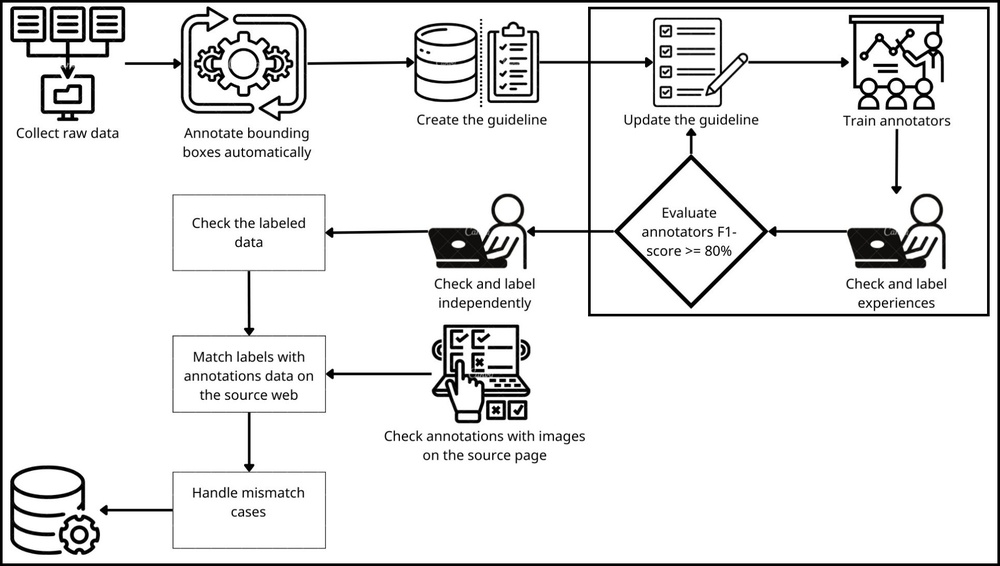
#> input picture Assets/data_pipeline_en.jpg, 1000 x 566 px, shrunk from 1930 x 1093 before the run
$ python preprocess_generator.py --input_dir Assets
#> lines starting #> are read from the running program, lines starting #| are printed output that depends on the picture; after the words box and inside, x2 and y2 are one past the last pixel; in counts of white or black regions, pixels touching at a corner belong together
from argparse import ArgumentParser
from tqdm import tqdm
import numpy as np
import cv2
import os

ap = ArgumentParser()
ap.add_argument('-i', '--input_dir', required=True, help='Path to images directory')
ap.add_argument('-o', '--output_dir', required=False, help='Images directory after rotation')
args = vars(ap.parse_args())

script_dir = os.path.dirname(os.path.abspath(__file__))
input_dir = os.path.join(script_dir, args['input_dir']).strip('/')
output_dir = os.path.join(script_dir, args['output_dir'] or input_dir + ' - Preprocess')


def read_unicode_image_path(image_path):
    stream = bytearray(open(image_path, 'rb').read())
    stream = np.asarray(stream, dtype=np.uint8)
    return cv2.imdecode(stream, cv2.IMREAD_UNCHANGED)
#> returned value is the input picture: shape (566, 1000, 3); mean B, G, R 232.4, 232.4, 232.4


def preprocess_image(image_path):
    # https://www.kaggle.com/pr1c3f1eld/data-cleaning-and-pre-processing
    image = read_unicode_image_path(image_path)
    image = cv2.cvtColor(image, cv2.COLOR_BGR2GRAY)
    ret, thresh = cv2.threshold(image, 0, 255, cv2.THRESH_BINARY + cv2.THRESH_OTSU)
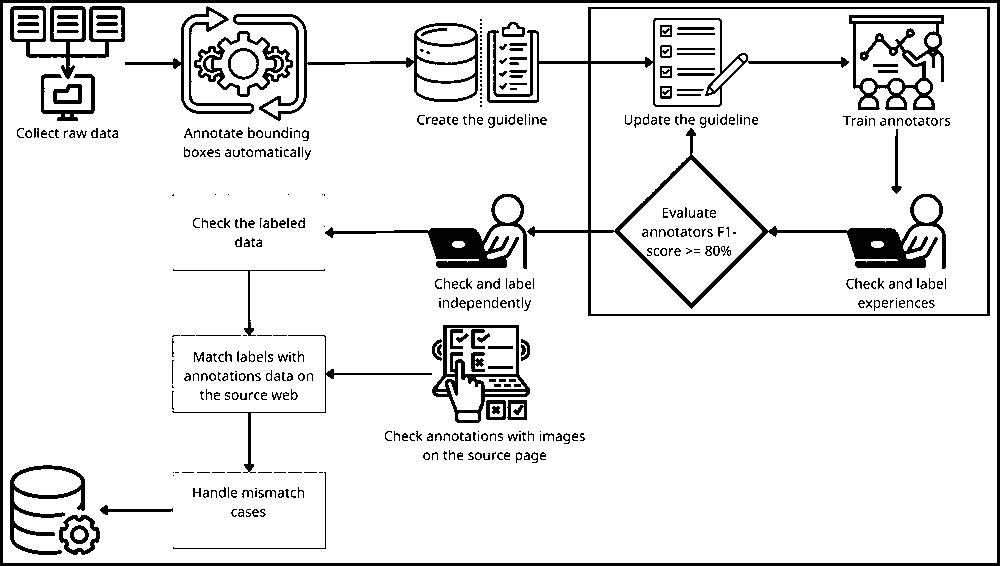
#> thresh: shape (566, 1000); 90.5% white; 448 black regions (139 under 20 px), largest, box (x1, y1, x2, y2) and area: (487, 7, 990, 316) 11345, (0, 0, 1000, 566) 9360, (325, 194, 527, 269) 3248
#> ret = 146

    kernel1 = np.ones((5, 5), np.uint8)
    kernel2 = np.ones((1, 1), np.uint8)
    opening = cv2.morphologyEx(thresh, cv2.MORPH_OPEN, kernel1)
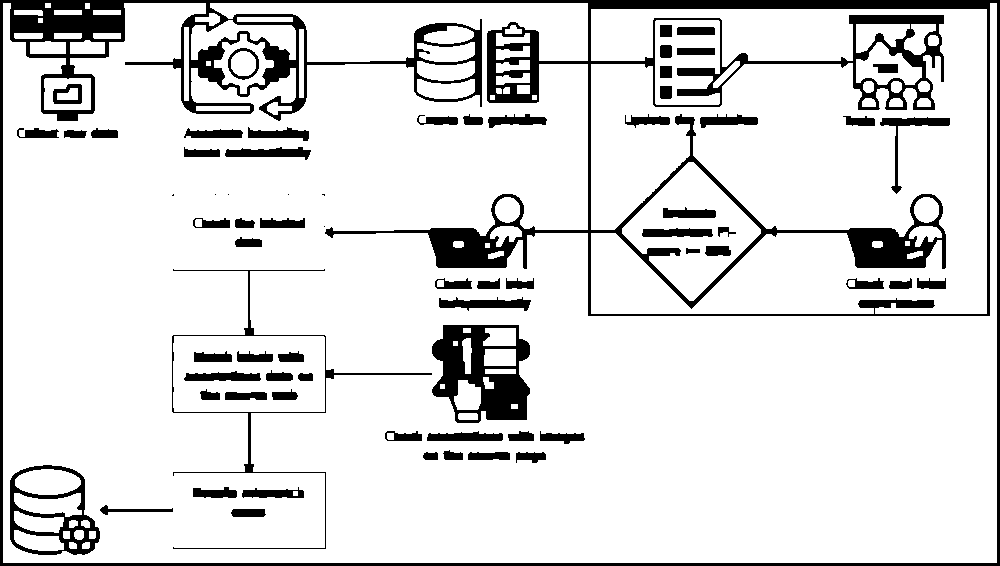
#> opening: shape (566, 1000); 87.4% white; 70 black regions (6 under 20 px), largest, box (x1, y1, x2, y2) and area: (0, 0, 1000, 566) 44381, (432, 325, 530, 423) 5402, (10, 465, 100, 555) 2472
    closing = cv2.morphologyEx(opening, cv2.MORPH_CLOSE, kernel2)
    mask = cv2.cvtColor(closing, cv2.COLOR_GRAY2RGB)

    image = read_unicode_image_path(image_path)
    image = cv2.cvtColor(image, cv2.COLOR_BGR2RGB)
#> image: shape (566, 1000, 3)
    new_image = cv2.add(image, mask)

    blur_image = cv2.GaussianBlur(new_image, (13, 13), 0)
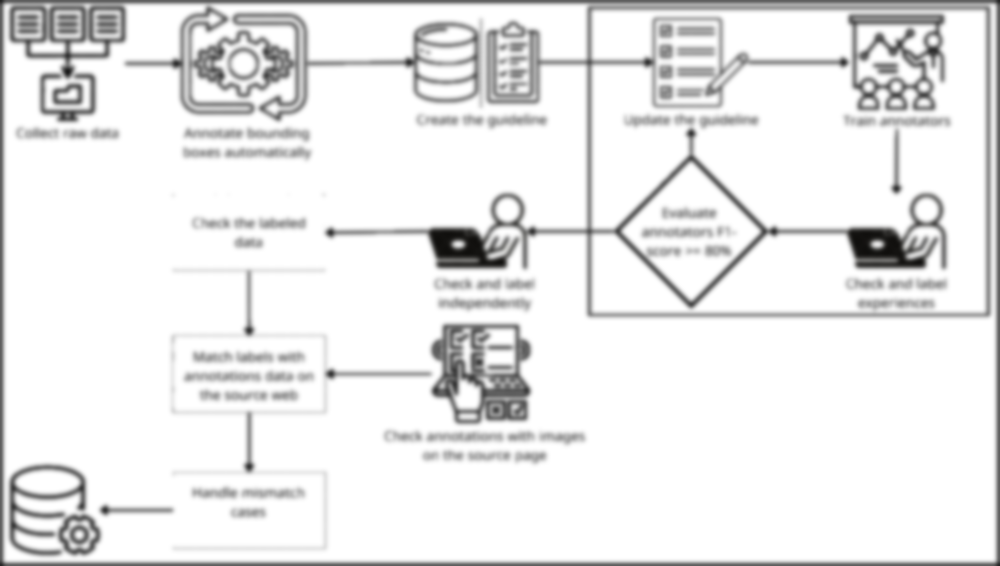
#> blur_image: shape (566, 1000, 3); mean R, G, B 234.2, 234.2, 234.1
    sharp_mask = np.subtract(new_image, blur_image)
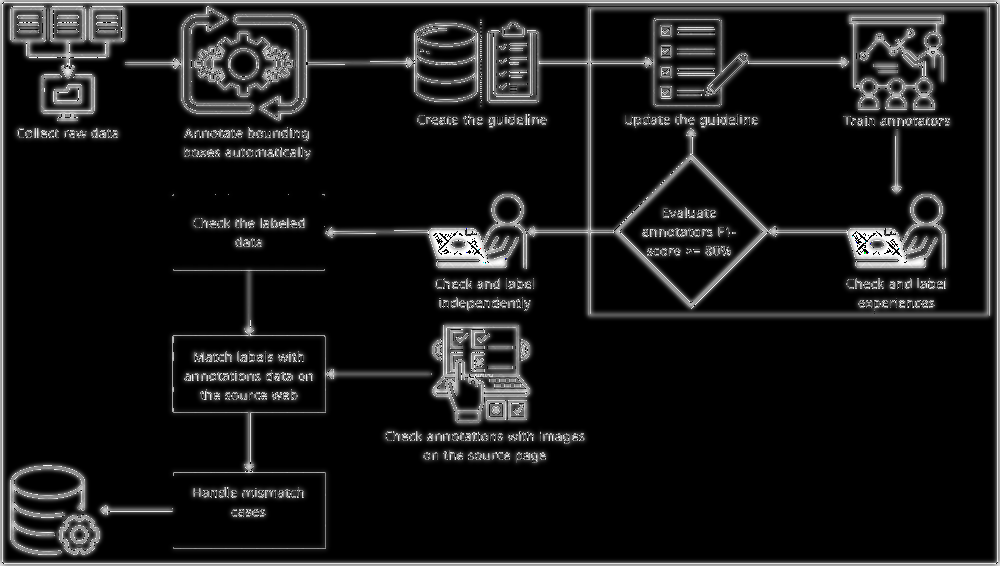
#> sharp_mask: shape (566, 1000, 3); mean R, G, B 24.3, 24.3, 24.3
    sharp_mask = cv2.GaussianBlur(sharp_mask, (3, 3), 0)

    new_image = cv2.addWeighted(new_image, 4, sharp_mask, -4, 0)
    new_image = cv2.cvtColor(new_image, cv2.COLOR_BGR2GRAY)
#> new_image: shape (566, 1000)
    return new_image


if not os.path.exists(output_dir):
    os.makedirs(output_dir)
    print('Created folder:', output_dir)

for file_name in tqdm(os.listdir(input_dir)):
    if not file_name.endswith(('.jpg', '.png', 'jpeg')): continue
    image_path = os.path.join(input_dir, file_name)
    output_path = os.path.join(output_dir, file_name)

    new_image = preprocess_image(image_path)
    is_success, image_buffer = cv2.imencode('.jpg', new_image)
    if is_success: image_buffer.tofile(output_path)
#> pass 2 of the loop `for file_name in tqdm(os.listdir(input_dir)):`:
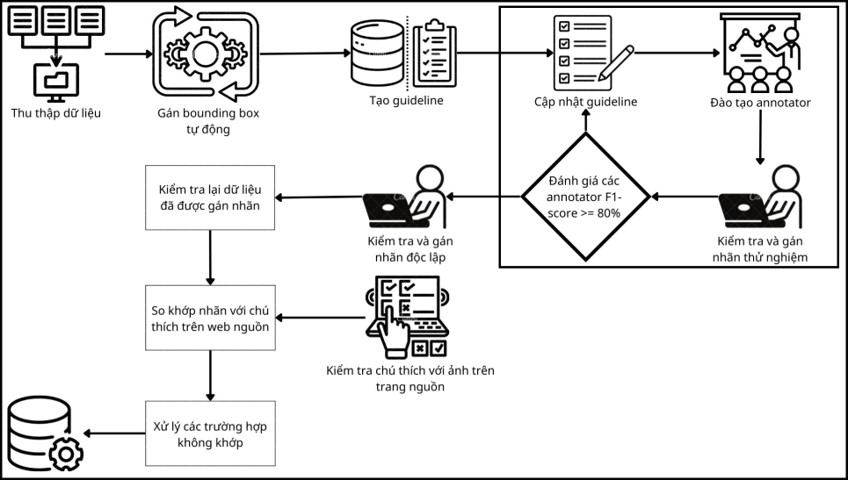
#> input picture Assets/data_pipeline_vi.jpg, 848 x 480 px
#> in read_unicode_image_path, returned value is the input picture: shape (480, 848, 3); mean B, G, R 232.3, 232.3, 232.3
#> in preprocess_image (call 2), `ret, thresh = cv2.threshold(image, 0, 255, cv2.THRESH_BINARY + cv2.THR..`:
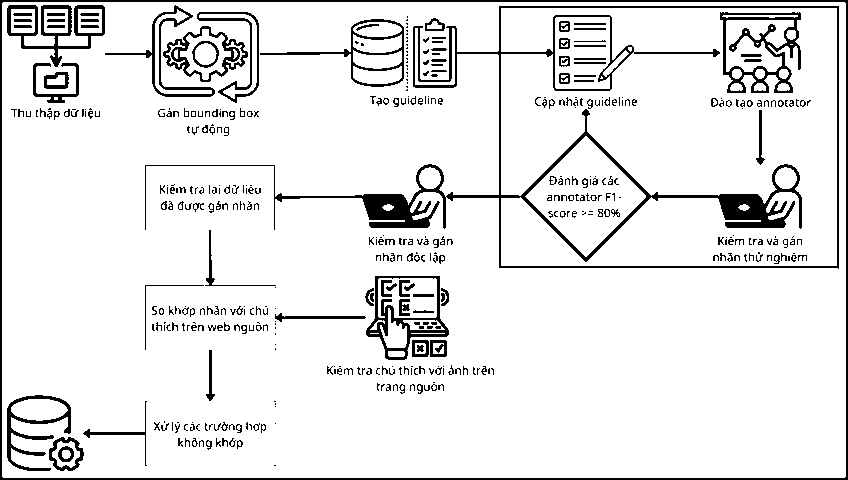
#> thresh: shape (480, 848); 90.8% white; 449 black regions (245 under 20 px), largest, box (x1, y1, x2, y2) and area: (145, 6, 839, 269) 10730, (0, 0, 848, 480) 5300, (720, 12, 801, 93) 2047
#> ret = 148
#> opening: shape (480, 848); 87% white; 50 black regions (5 under 20 px), largest, box (x1, y1, x2, y2) and area: (0, 0, 848, 480) 35497, (365, 276, 449, 360) 3997, (7, 395, 84, 471) 1900
#> blur_image: shape (480, 848, 3)
#> in preprocess_image (call 2), `sharp_mask = np.subtract(new_image, blur_image)`:
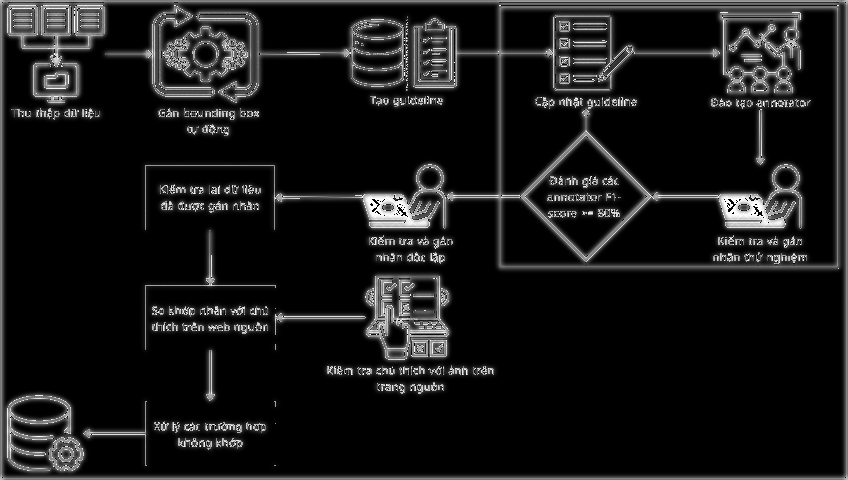
#> sharp_mask: shape (480, 848, 3); mean R, G, B 23.8, 23.8, 23.8
